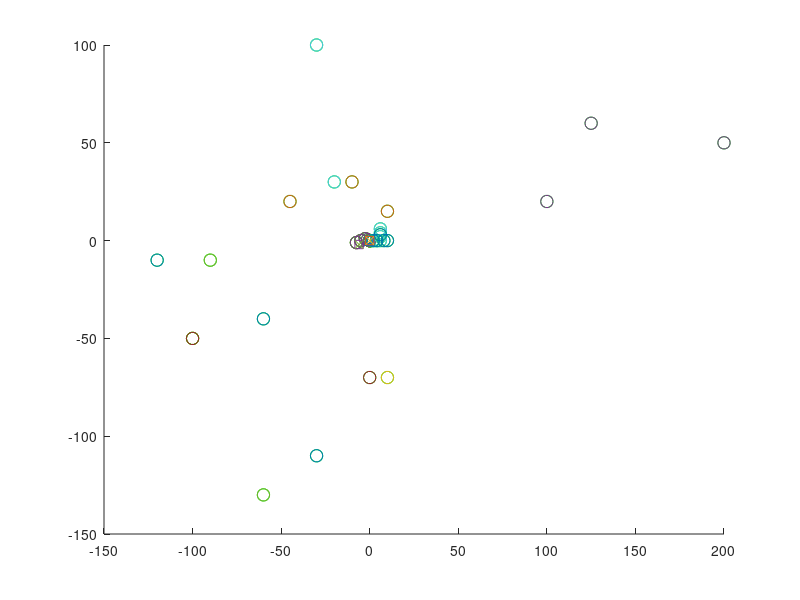

The MATLAB source for this figure:
%% Sine corrected
hold on
scatter([-7.5 -5 -2.5 0],[-1 0 1 0], 80, 'g')
scatter([-7.5 -5 -2.5 0],[-1 0 1 0], 80, 'gx')


%% Sine 
hold on
scatter([-7.5 -5 -2.5 -1.25 0],[-1 0 1 0.5 0], 80, 'g')
scatter([-7.5 -5 -2.5 -1.25 0],[-1 0 1 0.5 0], 80, 'gx')


%% C shape

hold on
scatter([-30 -20 0],[100 30 0], 80, 'g')
scatter([-30 -20 0],[100 30 0], 80, 'gx')

%% N shape 5 
hold on
scatter([-120 -60 -30 0],[-10 -40 -110 0], 80, 'g')
scatter([-120 -60 -30 0],[-10 -40 -110 0], 80, 'gx')

%% N shape 4 
hold on
scatter([-100 10 0],[-50 -70 0], 80, 'g')
scatter([-100 10 0],[-50 -70 0], 80, 'gx')

%% N shape 3 
hold on
scatter([-90 -60 0],[-10 -130 0], 80, 'g')
scatter([-90 -60 0],[-10 -130 0], 80, 'gx')

%% N shape 1 
hold on
scatter([-100 0 0],[-50 -70 0], 80, 'g')
scatter([-100 0 0],[-50 -70 0], 80, 'gx')

%% P shape 3 
hold on
scatter([-45 -10 10 0],[20 30 15 0], 80, 'g')
scatter([-45 -10 10 0],[20 30 15 0], 80, 'gx')

%% Line 1 
hold on
scatter([200 125 100 0],[50 60 20 0], 80, 'g')
scatter([200 125 100 0],[50 60 20 0], 80, 'gx')

%% Line L Turn 
hold on
scatter([2 4 6 6 6 6],[0 0 0 2 4 6], 80, 'g')
scatter([2 4 6 6 6 6],[0 0 0 2 4 6], 80, 'gx')

%% Line Bump 
hold on
scatter([2 4 6 8 10],[0 0 3 0 0 ], 80, 'g')
scatter([2 4 6 8 10],[0 0 3 0 0 ], 80, 'gx')

%% Plot box, start and goal
hold on
 line([-2.5, -2.5], [-2.5, 2]);
 line([-2.5, 2.5], [-2.5, -2.5]);
 line([2.5, 2.5], [-2.5, 2]);
  line([-1.5, -1.5], [-1.5, 2]);
 line([-1.5, 1.5], [-1.5, -1.5]);
 line([1.5, 1.5], [-1.5, 2]);
 line([-2.5, -1.5], [2, 2]);
 line([2.5, 1.5], [2, 2]);
 scatter(0,0,'sk')
 scatter(0,0,'xk')
 scatter(-6,-2,'sk')
 scatter(-6,-2,'xk')